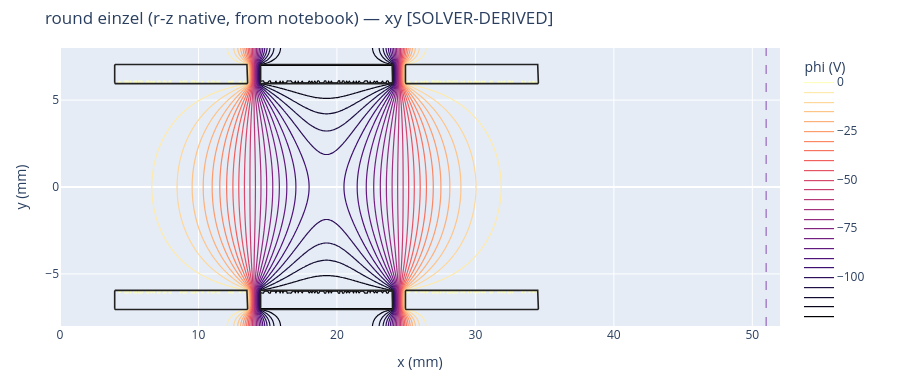

The notebook cell this image was saved under:
### Markdown cell above
### The solved device

Rendering goes through the sanctioned viz path — `scene_from_simspec` builds
one `Scene` **from the solver's own electrode mask and field arrays**
(display equals solver input: the drawing cannot drift from what was
flown), and `interactive_panel` renders it interactively — zoom, pan, hover — in
the same visual language as the GUI. (`render_mpl`/`report` consume the
identical Scene when a static document figure is needed. Two consumers, one truth.) An axisymmetric r-z model is shown as its **full
cross-section**, unfolded about the axis, axial coordinate horizontal. The
dashed line is the declared exit plane from A.4.

### Code cell
scene = scene_from_simspec(spec, model, field="phi")
interactive_panel(scene, "xy", colorscale=COLORMAP,
                  figsize=FIGSIZE)   # zoom into the gaps

### Figure 1 — Plotly figure (JSON) as saved in the notebook; plotly's stock layout.template omitted (floating-point values rounded to 4 significant figures; data arrays with more than 128 entries replaced by an {"elided": "..."} marker saying what was removed)
{"data": [{"colorbar": {"title": {"text": "phi (V)"}}, "colorscale": [[0, "#000004"], [0.1111, "#180f3d"], [0.2222, "#440f76"], [0.3333, "#721f81"], [0.4444, "#9e2f7f"], [0.5556, "#cd4071"], [0.6667, "#f1605d"], [0.7778, "#fd9668"], [0.8889, "#feca8d"], [1, "#fcfdbf"]], "contours": {"coloring": "lines"}, "hoverinfo": "x+y+z", "line": {"width": 1.2}, "ncontours": 26, "type": "contour", "x": {"elided": "521 float values"}, "y": {"elided": "161 float values"}, "z": {"elided": "161x521 float values"}}, {"hoverinfo": "text", "hovertext": "entrance [GND]", "line": {"color": "#222222", "width": 1.6}, "mode": "lines", "name": "entrance [GND]", "showlegend": false, "type": "scatter", "x": {"elided": "216 float values"}, "y": {"elided": "216 float values"}}, {"hoverinfo": "text", "hovertext": "entrance [GND]", "line": {"color": "#222222", "width": 1.6}, "mode": "lines", "name": "entrance [GND]", "showlegend": false, "type": "scatter", "x": {"elided": "216 float values"}, "y": {"elided": "216 float values"}}, {"hoverinfo": "text", "hovertext": "lens [DC -120V]", "line": {"color": "#222222", "width": 1.6}, "mode": "lines", "name": "lens [DC -120V]", "showlegend": false, "type": "scatter", "x": {"elided": "216 float values"}, "y": {"elided": "216 float values"}}, {"hoverinfo": "text", "hovertext": "lens [DC -120V]", "line": {"color": "#222222", "width": 1.6}, "mode": "lines", "name": "lens [DC -120V]", "showlegend": false, "type": "scatter", "x": {"elided": "216 float values"}, "y": {"elided": "216 float values"}}, {"hoverinfo": "text", "hovertext": "exit [GND]", "line": {"color": "#222222", "width": 1.6}, "mode": "lines", "name": "exit [GND]", "showlegend": false, "type": "scatter", "x": {"elided": "216 float values"}, "y": {"elided": "216 float values"}}, {"hoverinfo": "text", "hovertext": "exit [GND]", "line": {"color": "#222222", "width": 1.6}, "mode": "lines", "name": "exit [GND]", "showlegend": false, "type": "scatter", "x": {"elided": "216 float values"}, "y": {"elided": "216 float values"}}, {"hoverinfo": "skip", "marker": {"opacity": 0, "size": 1}, "mode": "markers", "name": "_extent_anchor", "showlegend": false, "type": "scatter", "x": [0, 52], "y": [-8, 8]}], "layout": {"dragmode": "zoom", "height": 380, "margin": {"b": 50, "l": 60, "r": 120, "t": 48}, "shapes": [{"line": {"color": "#9467bd", "dash": "dash", "width": 1.2}, "type": "line", "x0": 51, "x1": 51, "xref": "x", "y0": 0, "y1": 1, "yref": "y domain"}], "title": {"text": "round einzel (r-z native, from notebook) — xy [SOLVER-DERIVED]"}, "uirevision": "keep", "width": 900, "xaxis": {"autorange": false, "range": [0, 52], "title": {"text": "x (mm)"}}, "yaxis": {"autorange": false, "range": [-8, 8], "title": {"text": "y (mm)"}}}}
